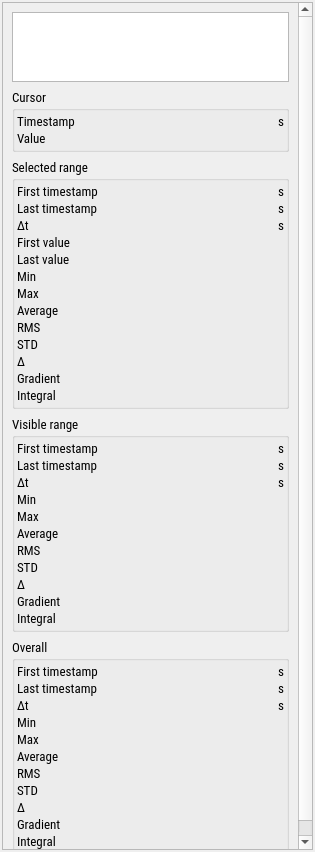
<?xml version="1.0" encoding="UTF-8"?>
<ui version="4.0">
 <class>ChannelStats</class>
 <widget class="QWidget" name="ChannelStats">
  <property name="geometry">
   <rect>
    <x>0</x>
    <y>0</y>
    <width>315</width>
    <height>852</height>
   </rect>
  </property>
  <property name="font">
   <font>
    <family>Roboto Condensed</family>
    <pointsize>10</pointsize>
   </font>
  </property>
  <property name="windowTitle">
   <string>Form</string>
  </property>
  <layout class="QVBoxLayout" name="verticalLayout_2">
   <property name="spacing">
    <number>2</number>
   </property>
   <property name="leftMargin">
    <number>2</number>
   </property>
   <property name="topMargin">
    <number>2</number>
   </property>
   <property name="rightMargin">
    <number>2</number>
   </property>
   <property name="bottomMargin">
    <number>2</number>
   </property>
   <item>
    <widget class="QScrollArea" name="scrollArea">
     <property name="horizontalScrollBarPolicy">
      <enum>Qt::ScrollBarAlwaysOff</enum>
     </property>
     <property name="widgetResizable">
      <bool>true</bool>
     </property>
     <widget class="QWidget" name="scrollAreaWidgetContents">
      <property name="geometry">
       <rect>
        <x>0</x>
        <y>0</y>
        <width>309</width>
        <height>846</height>
       </rect>
      </property>
      <layout class="QVBoxLayout" name="verticalLayout">
       <item>
        <layout class="QGridLayout" name="gridLayout" rowstretch="1,0,0,0,0" columnstretch="0,0">
         <item row="2" column="0" colspan="2">
          <widget class="QGroupBox" name="range_group">
           <property name="title">
            <string>Selected range</string>
           </property>
           <layout class="QGridLayout" name="gridLayout_5" columnstretch="0,1,0">
            <property name="leftMargin">
             <number>2</number>
            </property>
            <property name="topMargin">
             <number>2</number>
            </property>
            <property name="rightMargin">
             <number>2</number>
            </property>
            <property name="bottomMargin">
             <number>2</number>
            </property>
            <property name="spacing">
             <number>0</number>
            </property>
            <item row="0" column="0">
             <widget class="QLabel" name="label_13">
              <property name="text">
               <string>First timestamp</string>
              </property>
             </widget>
            </item>
            <item row="13" column="2">
             <widget class="QLabel" name="selected_integral_unit">
              <property name="text">
               <string/>
              </property>
              <property name="alignment">
               <set>Qt::AlignRight|Qt::AlignTrailing|Qt::AlignVCenter</set>
              </property>
             </widget>
            </item>
            <item row="9" column="1">
             <widget class="QLabel" name="selected_rms">
              <property name="text">
               <string/>
              </property>
              <property name="alignment">
               <set>Qt::AlignRight|Qt::AlignTrailing|Qt::AlignVCenter</set>
              </property>
             </widget>
            </item>
            <item row="9" column="0">
             <widget class="QLabel" name="label_29">
              <property name="text">
               <string>RMS</string>
              </property>
             </widget>
            </item>
            <item row="12" column="2">
             <widget class="QLabel" name="selected_gradient_unit">
              <property name="text">
               <string/>
              </property>
              <property name="alignment">
               <set>Qt::AlignRight|Qt::AlignTrailing|Qt::AlignVCenter</set>
              </property>
             </widget>
            </item>
            <item row="0" column="1">
             <widget class="QLabel" name="selected_start">
              <property name="text">
               <string/>
              </property>
              <property name="alignment">
               <set>Qt::AlignRight|Qt::AlignTrailing|Qt::AlignVCenter</set>
              </property>
             </widget>
            </item>
            <item row="1" column="0">
             <widget class="QLabel" name="label_15">
              <property name="text">
               <string>Last timestamp</string>
              </property>
             </widget>
            </item>
            <item row="3" column="1">
             <widget class="QLabel" name="selected_delta_t">
              <property name="text">
               <string/>
              </property>
              <property name="alignment">
               <set>Qt::AlignRight|Qt::AlignTrailing|Qt::AlignVCenter</set>
              </property>
             </widget>
            </item>
            <item row="4" column="0">
             <widget class="QLabel" name="label_2">
              <property name="text">
               <string>First value</string>
              </property>
             </widget>
            </item>
            <item row="6" column="0">
             <widget class="QLabel" name="label_14">
              <property name="text">
               <string>Min</string>
              </property>
             </widget>
            </item>
            <item row="8" column="0">
             <widget class="QLabel" name="label">
              <property name="text">
               <string>Average</string>
              </property>
             </widget>
            </item>
            <item row="1" column="1">
             <widget class="QLabel" name="selected_stop">
              <property name="text">
               <string/>
              </property>
              <property name="alignment">
               <set>Qt::AlignRight|Qt::AlignTrailing|Qt::AlignVCenter</set>
              </property>
             </widget>
            </item>
            <item row="10" column="2">
             <widget class="QLabel" name="unit16">
              <property name="text">
               <string/>
              </property>
              <property name="alignment">
               <set>Qt::AlignRight|Qt::AlignTrailing|Qt::AlignVCenter</set>
              </property>
             </widget>
            </item>
            <item row="10" column="0">
             <widget class="QLabel" name="label_34">
              <property name="text">
               <string>STD</string>
              </property>
             </widget>
            </item>
            <item row="0" column="2">
             <widget class="QLabel" name="xunit1">
              <property name="text">
               <string> s</string>
              </property>
              <property name="alignment">
               <set>Qt::AlignRight|Qt::AlignTrailing|Qt::AlignVCenter</set>
              </property>
             </widget>
            </item>
            <item row="3" column="2">
             <widget class="QLabel" name="xunit3">
              <property name="text">
               <string> s</string>
              </property>
              <property name="alignment">
               <set>Qt::AlignRight|Qt::AlignTrailing|Qt::AlignVCenter</set>
              </property>
             </widget>
            </item>
            <item row="3" column="0">
             <widget class="QLabel" name="label_21">
              <property name="text">
               <string>Δt</string>
              </property>
             </widget>
            </item>
            <item row="7" column="1">
             <widget class="QLabel" name="selected_max">
              <property name="text">
               <string/>
              </property>
              <property name="alignment">
               <set>Qt::AlignRight|Qt::AlignTrailing|Qt::AlignVCenter</set>
              </property>
             </widget>
            </item>
            <item row="7" column="0">
             <widget class="QLabel" name="label_17">
              <property name="text">
               <string>Max</string>
              </property>
             </widget>
            </item>
            <item row="12" column="0">
             <widget class="QLabel" name="label_37">
              <property name="text">
               <string>Gradient</string>
              </property>
             </widget>
            </item>
            <item row="10" column="1">
             <widget class="QLabel" name="selected_std">
              <property name="text">
               <string/>
              </property>
              <property name="alignment">
               <set>Qt::AlignRight|Qt::AlignTrailing|Qt::AlignVCenter</set>
              </property>
             </widget>
            </item>
            <item row="11" column="0">
             <widget class="QLabel" name="label_18">
              <property name="text">
               <string>Δ</string>
              </property>
             </widget>
            </item>
            <item row="1" column="2">
             <widget class="QLabel" name="xunit2">
              <property name="text">
               <string> s</string>
              </property>
              <property name="alignment">
               <set>Qt::AlignRight|Qt::AlignTrailing|Qt::AlignVCenter</set>
              </property>
             </widget>
            </item>
            <item row="9" column="2">
             <widget class="QLabel" name="unit11">
              <property name="text">
               <string/>
              </property>
              <property name="alignment">
               <set>Qt::AlignRight|Qt::AlignTrailing|Qt::AlignVCenter</set>
              </property>
             </widget>
            </item>
            <item row="6" column="1">
             <widget class="QLabel" name="selected_min">
              <property name="text">
               <string/>
              </property>
              <property name="alignment">
               <set>Qt::AlignRight|Qt::AlignTrailing|Qt::AlignVCenter</set>
              </property>
             </widget>
            </item>
            <item row="13" column="0">
             <widget class="QLabel" name="label_38">
              <property name="text">
               <string>Integral</string>
              </property>
             </widget>
            </item>
            <item row="7" column="2">
             <widget class="QLabel" name="unit3">
              <property name="text">
               <string/>
              </property>
              <property name="alignment">
               <set>Qt::AlignRight|Qt::AlignTrailing|Qt::AlignVCenter</set>
              </property>
             </widget>
            </item>
            <item row="11" column="1">
             <widget class="QLabel" name="selected_delta">
              <property name="text">
               <string/>
              </property>
              <property name="alignment">
               <set>Qt::AlignRight|Qt::AlignTrailing|Qt::AlignVCenter</set>
              </property>
             </widget>
            </item>
            <item row="13" column="1">
             <widget class="QLabel" name="selected_integral">
              <property name="text">
               <string/>
              </property>
              <property name="alignment">
               <set>Qt::AlignRight|Qt::AlignTrailing|Qt::AlignVCenter</set>
              </property>
             </widget>
            </item>
            <item row="11" column="2">
             <widget class="QLabel" name="unit4">
              <property name="text">
               <string/>
              </property>
              <property name="alignment">
               <set>Qt::AlignRight|Qt::AlignTrailing|Qt::AlignVCenter</set>
              </property>
             </widget>
            </item>
            <item row="8" column="1">
             <widget class="QLabel" name="selected_average">
              <property name="autoFillBackground">
               <bool>false</bool>
              </property>
              <property name="text">
               <string/>
              </property>
              <property name="alignment">
               <set>Qt::AlignRight|Qt::AlignTrailing|Qt::AlignVCenter</set>
              </property>
             </widget>
            </item>
            <item row="12" column="1">
             <widget class="QLabel" name="selected_gradient">
              <property name="text">
               <string/>
              </property>
              <property name="alignment">
               <set>Qt::AlignRight|Qt::AlignTrailing|Qt::AlignVCenter</set>
              </property>
             </widget>
            </item>
            <item row="8" column="2">
             <widget class="QLabel" name="unit10">
              <property name="text">
               <string/>
              </property>
              <property name="alignment">
               <set>Qt::AlignRight|Qt::AlignTrailing|Qt::AlignVCenter</set>
              </property>
             </widget>
            </item>
            <item row="6" column="2">
             <widget class="QLabel" name="unit2">
              <property name="text">
               <string/>
              </property>
              <property name="alignment">
               <set>Qt::AlignRight|Qt::AlignTrailing|Qt::AlignVCenter</set>
              </property>
             </widget>
            </item>
            <item row="5" column="0">
             <widget class="QLabel" name="label_20">
              <property name="text">
               <string>Last value</string>
              </property>
             </widget>
            </item>
            <item row="4" column="1">
             <widget class="QLabel" name="selected_left">
              <property name="text">
               <string/>
              </property>
              <property name="alignment">
               <set>Qt::AlignRight|Qt::AlignTrailing|Qt::AlignVCenter</set>
              </property>
             </widget>
            </item>
            <item row="5" column="1">
             <widget class="QLabel" name="selected_right">
              <property name="text">
               <string/>
              </property>
              <property name="alignment">
               <set>Qt::AlignRight|Qt::AlignTrailing|Qt::AlignVCenter</set>
              </property>
             </widget>
            </item>
            <item row="4" column="2">
             <widget class="QLabel" name="unit21">
              <property name="text">
               <string/>
              </property>
              <property name="alignment">
               <set>Qt::AlignRight|Qt::AlignTrailing|Qt::AlignVCenter</set>
              </property>
             </widget>
            </item>
            <item row="5" column="2">
             <widget class="QLabel" name="unit22">
              <property name="text">
               <string/>
              </property>
              <property name="alignment">
               <set>Qt::AlignRight|Qt::AlignTrailing|Qt::AlignVCenter</set>
              </property>
             </widget>
            </item>
           </layout>
          </widget>
         </item>
         <item row="4" column="0" colspan="2">
          <widget class="QGroupBox" name="overall_group">
           <property name="title">
            <string>Overall</string>
           </property>
           <layout class="QGridLayout" name="gridLayout_2" columnstretch="0,1,0">
            <property name="leftMargin">
             <number>2</number>
            </property>
            <property name="topMargin">
             <number>2</number>
            </property>
            <property name="rightMargin">
             <number>2</number>
            </property>
            <property name="bottomMargin">
             <number>2</number>
            </property>
            <property name="spacing">
             <number>0</number>
            </property>
            <item row="0" column="2">
             <widget class="QLabel" name="xunit7">
              <property name="text">
               <string> s</string>
              </property>
              <property name="alignment">
               <set>Qt::AlignRight|Qt::AlignTrailing|Qt::AlignVCenter</set>
              </property>
             </widget>
            </item>
            <item row="9" column="1">
             <widget class="QLabel" name="overall_delta">
              <property name="text">
               <string/>
              </property>
              <property name="alignment">
               <set>Qt::AlignRight|Qt::AlignTrailing|Qt::AlignVCenter</set>
              </property>
             </widget>
            </item>
            <item row="5" column="1">
             <widget class="QLabel" name="overall_max">
              <property name="text">
               <string/>
              </property>
              <property name="alignment">
               <set>Qt::AlignRight|Qt::AlignTrailing|Qt::AlignVCenter</set>
              </property>
             </widget>
            </item>
            <item row="1" column="1">
             <widget class="QLabel" name="overall_stop">
              <property name="text">
               <string/>
              </property>
              <property name="alignment">
               <set>Qt::AlignRight|Qt::AlignTrailing|Qt::AlignVCenter</set>
              </property>
             </widget>
            </item>
            <item row="9" column="0">
             <widget class="QLabel" name="label_43">
              <property name="text">
               <string>Δ</string>
              </property>
             </widget>
            </item>
            <item row="5" column="0">
             <widget class="QLabel" name="label_6">
              <property name="text">
               <string>Max</string>
              </property>
             </widget>
            </item>
            <item row="8" column="1">
             <widget class="QLabel" name="overall_std">
              <property name="text">
               <string/>
              </property>
              <property name="alignment">
               <set>Qt::AlignRight|Qt::AlignTrailing|Qt::AlignVCenter</set>
              </property>
             </widget>
            </item>
            <item row="0" column="0">
             <widget class="QLabel" name="label_3">
              <property name="text">
               <string>First timestamp</string>
              </property>
             </widget>
            </item>
            <item row="6" column="0">
             <widget class="QLabel" name="label_32">
              <property name="text">
               <string>Average</string>
              </property>
             </widget>
            </item>
            <item row="5" column="2">
             <widget class="QLabel" name="unit9">
              <property name="text">
               <string/>
              </property>
              <property name="alignment">
               <set>Qt::AlignRight|Qt::AlignTrailing|Qt::AlignVCenter</set>
              </property>
             </widget>
            </item>
            <item row="10" column="0">
             <widget class="QLabel" name="label_41">
              <property name="text">
               <string>Gradient</string>
              </property>
             </widget>
            </item>
            <item row="7" column="1">
             <widget class="QLabel" name="overall_rms">
              <property name="text">
               <string/>
              </property>
              <property name="alignment">
               <set>Qt::AlignRight|Qt::AlignTrailing|Qt::AlignVCenter</set>
              </property>
             </widget>
            </item>
            <item row="1" column="2">
             <widget class="QLabel" name="xunit8">
              <property name="text">
               <string> s</string>
              </property>
              <property name="alignment">
               <set>Qt::AlignRight|Qt::AlignTrailing|Qt::AlignVCenter</set>
              </property>
             </widget>
            </item>
            <item row="6" column="1">
             <widget class="QLabel" name="overall_average">
              <property name="text">
               <string/>
              </property>
              <property name="alignment">
               <set>Qt::AlignRight|Qt::AlignTrailing|Qt::AlignVCenter</set>
              </property>
             </widget>
            </item>
            <item row="4" column="2">
             <widget class="QLabel" name="unit8">
              <property name="text">
               <string/>
              </property>
              <property name="alignment">
               <set>Qt::AlignRight|Qt::AlignTrailing|Qt::AlignVCenter</set>
              </property>
             </widget>
            </item>
            <item row="1" column="0">
             <widget class="QLabel" name="label_4">
              <property name="text">
               <string>Last timestamp</string>
              </property>
             </widget>
            </item>
            <item row="4" column="0">
             <widget class="QLabel" name="label_5">
              <property name="text">
               <string>Min</string>
              </property>
             </widget>
            </item>
            <item row="8" column="2">
             <widget class="QLabel" name="unit18">
              <property name="text">
               <string/>
              </property>
              <property name="alignment">
               <set>Qt::AlignRight|Qt::AlignTrailing|Qt::AlignVCenter</set>
              </property>
             </widget>
            </item>
            <item row="11" column="2">
             <widget class="QLabel" name="overall_integral_unit">
              <property name="text">
               <string/>
              </property>
              <property name="alignment">
               <set>Qt::AlignRight|Qt::AlignTrailing|Qt::AlignVCenter</set>
              </property>
             </widget>
            </item>
            <item row="9" column="2">
             <widget class="QLabel" name="unit19">
              <property name="text">
               <string/>
              </property>
              <property name="alignment">
               <set>Qt::AlignRight|Qt::AlignTrailing|Qt::AlignVCenter</set>
              </property>
             </widget>
            </item>
            <item row="10" column="2">
             <widget class="QLabel" name="overall_gradient_unit">
              <property name="text">
               <string/>
              </property>
              <property name="alignment">
               <set>Qt::AlignRight|Qt::AlignTrailing|Qt::AlignVCenter</set>
              </property>
             </widget>
            </item>
            <item row="6" column="2">
             <widget class="QLabel" name="unit14">
              <property name="text">
               <string/>
              </property>
              <property name="alignment">
               <set>Qt::AlignRight|Qt::AlignTrailing|Qt::AlignVCenter</set>
              </property>
             </widget>
            </item>
            <item row="7" column="0">
             <widget class="QLabel" name="label_33">
              <property name="text">
               <string>RMS</string>
              </property>
             </widget>
            </item>
            <item row="7" column="2">
             <widget class="QLabel" name="unit15">
              <property name="text">
               <string/>
              </property>
              <property name="alignment">
               <set>Qt::AlignRight|Qt::AlignTrailing|Qt::AlignVCenter</set>
              </property>
             </widget>
            </item>
            <item row="8" column="0">
             <widget class="QLabel" name="label_36">
              <property name="text">
               <string>STD</string>
              </property>
             </widget>
            </item>
            <item row="11" column="0">
             <widget class="QLabel" name="label_42">
              <property name="text">
               <string>Integral</string>
              </property>
             </widget>
            </item>
            <item row="0" column="1">
             <widget class="QLabel" name="overall_start">
              <property name="text">
               <string/>
              </property>
              <property name="alignment">
               <set>Qt::AlignRight|Qt::AlignTrailing|Qt::AlignVCenter</set>
              </property>
             </widget>
            </item>
            <item row="4" column="1">
             <widget class="QLabel" name="overall_min">
              <property name="sizePolicy">
               <sizepolicy hsizetype="Preferred" vsizetype="Preferred">
                <horstretch>0</horstretch>
                <verstretch>0</verstretch>
               </sizepolicy>
              </property>
              <property name="text">
               <string/>
              </property>
              <property name="alignment">
               <set>Qt::AlignRight|Qt::AlignTrailing|Qt::AlignVCenter</set>
              </property>
             </widget>
            </item>
            <item row="11" column="1">
             <widget class="QLabel" name="overall_integral">
              <property name="text">
               <string/>
              </property>
              <property name="alignment">
               <set>Qt::AlignRight|Qt::AlignTrailing|Qt::AlignVCenter</set>
              </property>
             </widget>
            </item>
            <item row="10" column="1">
             <widget class="QLabel" name="overall_gradient">
              <property name="text">
               <string/>
              </property>
              <property name="alignment">
               <set>Qt::AlignRight|Qt::AlignTrailing|Qt::AlignVCenter</set>
              </property>
             </widget>
            </item>
            <item row="3" column="0">
             <widget class="QLabel" name="label_44">
              <property name="text">
               <string>Δt</string>
              </property>
             </widget>
            </item>
            <item row="3" column="1">
             <widget class="QLabel" name="overall_delta_t">
              <property name="text">
               <string/>
              </property>
              <property name="alignment">
               <set>Qt::AlignRight|Qt::AlignTrailing|Qt::AlignVCenter</set>
              </property>
             </widget>
            </item>
            <item row="3" column="2">
             <widget class="QLabel" name="xunit9">
              <property name="text">
               <string> s</string>
              </property>
              <property name="alignment">
               <set>Qt::AlignRight|Qt::AlignTrailing|Qt::AlignVCenter</set>
              </property>
             </widget>
            </item>
           </layout>
          </widget>
         </item>
         <item row="0" column="0" colspan="2">
          <widget class="QTextEdit" name="name">
           <property name="sizePolicy">
            <sizepolicy hsizetype="Expanding" vsizetype="Fixed">
             <horstretch>0</horstretch>
             <verstretch>1</verstretch>
            </sizepolicy>
           </property>
           <property name="verticalScrollBarPolicy">
            <enum>Qt::ScrollBarAsNeeded</enum>
           </property>
           <property name="horizontalScrollBarPolicy">
            <enum>Qt::ScrollBarAlwaysOff</enum>
           </property>
           <property name="sizeAdjustPolicy">
            <enum>QAbstractScrollArea::AdjustToContents</enum>
           </property>
           <property name="readOnly">
            <bool>true</bool>
           </property>
           <property name="html">
            <string>&lt;!DOCTYPE HTML PUBLIC &quot;-//W3C//DTD HTML 4.0//EN&quot; &quot;http://www.w3.org/TR/REC-html40/strict.dtd&quot;&gt;
&lt;html&gt;&lt;head&gt;&lt;meta name=&quot;qrichtext&quot; content=&quot;1&quot; /&gt;&lt;style type=&quot;text/css&quot;&gt;
p, li { white-space: pre-wrap; }
&lt;/style&gt;&lt;/head&gt;&lt;body style=&quot; font-family:'Roboto Condensed'; font-size:10pt; font-weight:400; font-style:normal;&quot;&gt;
&lt;p style=&quot;-qt-paragraph-type:empty; margin-top:12px; margin-bottom:12px; margin-left:0px; margin-right:0px; -qt-block-indent:0; text-indent:0px; font-family:'Consolas';&quot;&gt;&lt;br /&gt;&lt;/p&gt;&lt;/body&gt;&lt;/html&gt;</string>
           </property>
          </widget>
         </item>
         <item row="1" column="0" colspan="2">
          <widget class="QGroupBox" name="cursor_group">
           <property name="title">
            <string>Cursor</string>
           </property>
           <property name="flat">
            <bool>false</bool>
           </property>
           <property name="checkable">
            <bool>false</bool>
           </property>
           <layout class="QGridLayout" name="gridLayout_4" columnstretch="0,1,0">
            <property name="leftMargin">
             <number>2</number>
            </property>
            <property name="topMargin">
             <number>2</number>
            </property>
            <property name="rightMargin">
             <number>2</number>
            </property>
            <property name="bottomMargin">
             <number>2</number>
            </property>
            <property name="spacing">
             <number>0</number>
            </property>
            <item row="0" column="1">
             <widget class="QLabel" name="cursor_t">
              <property name="text">
               <string/>
              </property>
              <property name="alignment">
               <set>Qt::AlignRight|Qt::AlignTrailing|Qt::AlignVCenter</set>
              </property>
             </widget>
            </item>
            <item row="0" column="0">
             <widget class="QLabel" name="label_12">
              <property name="text">
               <string>Timestamp      </string>
              </property>
             </widget>
            </item>
            <item row="1" column="1">
             <widget class="QLabel" name="cursor_value">
              <property name="text">
               <string/>
              </property>
              <property name="alignment">
               <set>Qt::AlignRight|Qt::AlignTrailing|Qt::AlignVCenter</set>
              </property>
             </widget>
            </item>
            <item row="1" column="0">
             <widget class="QLabel" name="label_11">
              <property name="text">
               <string>Value</string>
              </property>
             </widget>
            </item>
            <item row="0" column="2">
             <widget class="QLabel" name="xunit0">
              <property name="text">
               <string> s</string>
              </property>
              <property name="alignment">
               <set>Qt::AlignRight|Qt::AlignTrailing|Qt::AlignVCenter</set>
              </property>
             </widget>
            </item>
            <item row="1" column="2">
             <widget class="QLabel" name="unit1">
              <property name="text">
               <string/>
              </property>
              <property name="alignment">
               <set>Qt::AlignRight|Qt::AlignTrailing|Qt::AlignVCenter</set>
              </property>
             </widget>
            </item>
           </layout>
          </widget>
         </item>
         <item row="3" column="0" colspan="2">
          <widget class="QGroupBox" name="visible_group">
           <property name="title">
            <string>Visible range</string>
           </property>
           <layout class="QGridLayout" name="gridLayout_3" columnstretch="0,1,0">
            <property name="leftMargin">
             <number>2</number>
            </property>
            <property name="topMargin">
             <number>2</number>
            </property>
            <property name="rightMargin">
             <number>2</number>
            </property>
            <property name="bottomMargin">
             <number>2</number>
            </property>
            <property name="spacing">
             <number>0</number>
            </property>
            <item row="0" column="1">
             <widget class="QLabel" name="visible_start">
              <property name="text">
               <string/>
              </property>
              <property name="alignment">
               <set>Qt::AlignRight|Qt::AlignTrailing|Qt::AlignVCenter</set>
              </property>
             </widget>
            </item>
            <item row="8" column="2">
             <widget class="QLabel" name="unit7">
              <property name="text">
               <string/>
              </property>
              <property name="alignment">
               <set>Qt::AlignRight|Qt::AlignTrailing|Qt::AlignVCenter</set>
              </property>
             </widget>
            </item>
            <item row="4" column="0">
             <widget class="QLabel" name="label_10">
              <property name="text">
               <string>Max</string>
              </property>
             </widget>
            </item>
            <item row="7" column="0">
             <widget class="QLabel" name="label_35">
              <property name="text">
               <string>STD</string>
              </property>
             </widget>
            </item>
            <item row="3" column="2">
             <widget class="QLabel" name="unit5">
              <property name="text">
               <string/>
              </property>
              <property name="alignment">
               <set>Qt::AlignRight|Qt::AlignTrailing|Qt::AlignVCenter</set>
              </property>
             </widget>
            </item>
            <item row="1" column="1">
             <widget class="QLabel" name="visible_stop">
              <property name="text">
               <string/>
              </property>
              <property name="alignment">
               <set>Qt::AlignRight|Qt::AlignTrailing|Qt::AlignVCenter</set>
              </property>
             </widget>
            </item>
            <item row="8" column="0">
             <widget class="QLabel" name="label_19">
              <property name="text">
               <string>Δ</string>
              </property>
             </widget>
            </item>
            <item row="3" column="0">
             <widget class="QLabel" name="label_9">
              <property name="text">
               <string>Min</string>
              </property>
             </widget>
            </item>
            <item row="6" column="1">
             <widget class="QLabel" name="visible_rms">
              <property name="text">
               <string/>
              </property>
              <property name="alignment">
               <set>Qt::AlignRight|Qt::AlignTrailing|Qt::AlignVCenter</set>
              </property>
             </widget>
            </item>
            <item row="7" column="2">
             <widget class="QLabel" name="unit17">
              <property name="text">
               <string/>
              </property>
              <property name="alignment">
               <set>Qt::AlignRight|Qt::AlignTrailing|Qt::AlignVCenter</set>
              </property>
             </widget>
            </item>
            <item row="2" column="0">
             <widget class="QLabel" name="label_16">
              <property name="text">
               <string>Δt</string>
              </property>
             </widget>
            </item>
            <item row="3" column="1">
             <widget class="QLabel" name="visible_min">
              <property name="text">
               <string/>
              </property>
              <property name="alignment">
               <set>Qt::AlignRight|Qt::AlignTrailing|Qt::AlignVCenter</set>
              </property>
             </widget>
            </item>
            <item row="7" column="1">
             <widget class="QLabel" name="visible_std">
              <property name="text">
               <string/>
              </property>
              <property name="alignment">
               <set>Qt::AlignRight|Qt::AlignTrailing|Qt::AlignVCenter</set>
              </property>
             </widget>
            </item>
            <item row="0" column="2">
             <widget class="QLabel" name="xunit4">
              <property name="text">
               <string> s</string>
              </property>
              <property name="alignment">
               <set>Qt::AlignRight|Qt::AlignTrailing|Qt::AlignVCenter</set>
              </property>
             </widget>
            </item>
            <item row="9" column="0">
             <widget class="QLabel" name="label_39">
              <property name="text">
               <string>Gradient</string>
              </property>
             </widget>
            </item>
            <item row="1" column="0">
             <widget class="QLabel" name="label_8">
              <property name="text">
               <string>Last timestamp</string>
              </property>
             </widget>
            </item>
            <item row="0" column="0">
             <widget class="QLabel" name="label_7">
              <property name="text">
               <string>First timestamp</string>
              </property>
             </widget>
            </item>
            <item row="4" column="2">
             <widget class="QLabel" name="unit6">
              <property name="text">
               <string/>
              </property>
              <property name="alignment">
               <set>Qt::AlignRight|Qt::AlignTrailing|Qt::AlignVCenter</set>
              </property>
             </widget>
            </item>
            <item row="2" column="2">
             <widget class="QLabel" name="xunit6">
              <property name="text">
               <string> s</string>
              </property>
              <property name="alignment">
               <set>Qt::AlignRight|Qt::AlignTrailing|Qt::AlignVCenter</set>
              </property>
             </widget>
            </item>
            <item row="8" column="1">
             <widget class="QLabel" name="visible_delta">
              <property name="text">
               <string/>
              </property>
              <property name="alignment">
               <set>Qt::AlignRight|Qt::AlignTrailing|Qt::AlignVCenter</set>
              </property>
             </widget>
            </item>
            <item row="6" column="0">
             <widget class="QLabel" name="label_31">
              <property name="text">
               <string>RMS</string>
              </property>
             </widget>
            </item>
            <item row="5" column="2">
             <widget class="QLabel" name="unit12">
              <property name="text">
               <string/>
              </property>
              <property name="alignment">
               <set>Qt::AlignRight|Qt::AlignTrailing|Qt::AlignVCenter</set>
              </property>
             </widget>
            </item>
            <item row="5" column="0">
             <widget class="QLabel" name="label_30">
              <property name="text">
               <string>Average</string>
              </property>
             </widget>
            </item>
            <item row="4" column="1">
             <widget class="QLabel" name="visible_max">
              <property name="text">
               <string/>
              </property>
              <property name="alignment">
               <set>Qt::AlignRight|Qt::AlignTrailing|Qt::AlignVCenter</set>
              </property>
             </widget>
            </item>
            <item row="2" column="1">
             <widget class="QLabel" name="visible_delta_t">
              <property name="text">
               <string/>
              </property>
              <property name="alignment">
               <set>Qt::AlignRight|Qt::AlignTrailing|Qt::AlignVCenter</set>
              </property>
             </widget>
            </item>
            <item row="5" column="1">
             <widget class="QLabel" name="visible_average">
              <property name="text">
               <string/>
              </property>
              <property name="alignment">
               <set>Qt::AlignRight|Qt::AlignTrailing|Qt::AlignVCenter</set>
              </property>
             </widget>
            </item>
            <item row="1" column="2">
             <widget class="QLabel" name="xunit5">
              <property name="text">
               <string> s</string>
              </property>
              <property name="alignment">
               <set>Qt::AlignRight|Qt::AlignTrailing|Qt::AlignVCenter</set>
              </property>
             </widget>
            </item>
            <item row="6" column="2">
             <widget class="QLabel" name="unit13">
              <property name="text">
               <string/>
              </property>
              <property name="alignment">
               <set>Qt::AlignRight|Qt::AlignTrailing|Qt::AlignVCenter</set>
              </property>
             </widget>
            </item>
            <item row="10" column="0">
             <widget class="QLabel" name="label_40">
              <property name="text">
               <string>Integral</string>
              </property>
             </widget>
            </item>
            <item row="9" column="2">
             <widget class="QLabel" name="visible_gradient_unit">
              <property name="text">
               <string/>
              </property>
              <property name="alignment">
               <set>Qt::AlignRight|Qt::AlignTrailing|Qt::AlignVCenter</set>
              </property>
             </widget>
            </item>
            <item row="10" column="2">
             <widget class="QLabel" name="visible_integral_unit">
              <property name="text">
               <string/>
              </property>
              <property name="alignment">
               <set>Qt::AlignRight|Qt::AlignTrailing|Qt::AlignVCenter</set>
              </property>
             </widget>
            </item>
            <item row="9" column="1">
             <widget class="QLabel" name="visible_gradient">
              <property name="text">
               <string/>
              </property>
              <property name="alignment">
               <set>Qt::AlignRight|Qt::AlignTrailing|Qt::AlignVCenter</set>
              </property>
             </widget>
            </item>
            <item row="10" column="1">
             <widget class="QLabel" name="visible_integral">
              <property name="text">
               <string/>
              </property>
              <property name="alignment">
               <set>Qt::AlignRight|Qt::AlignTrailing|Qt::AlignVCenter</set>
              </property>
             </widget>
            </item>
           </layout>
          </widget>
         </item>
        </layout>
       </item>
       <item>
        <spacer name="verticalSpacer">
         <property name="orientation">
          <enum>Qt::Vertical</enum>
         </property>
         <property name="sizeHint" stdset="0">
          <size>
           <width>20</width>
           <height>40</height>
          </size>
         </property>
        </spacer>
       </item>
      </layout>
     </widget>
    </widget>
   </item>
  </layout>
 </widget>
 <resources/>
 <connections/>
</ui>
